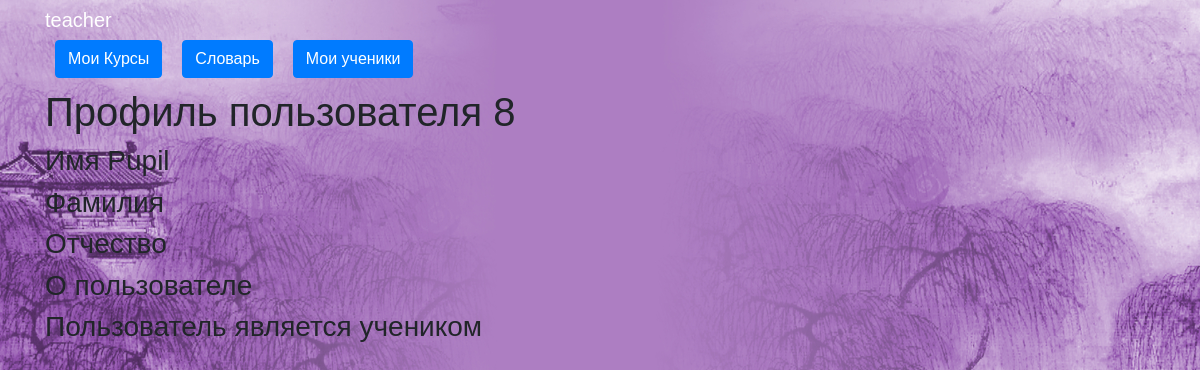
Before: /profile/8 (signed in) with the older database file.
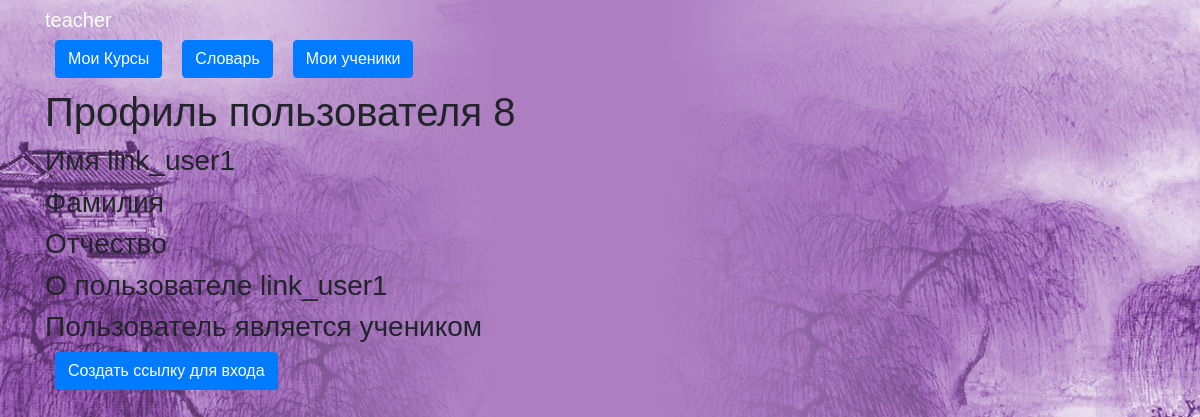
After: the same page with the newer database file.
### data/users.py (models this page shows, shortened)
class User(SqlAlchemyBase, UserMixin, SerializerMixin):
    __tablename__ = 'users'
    id = sqlalchemy.Column(sqlalchemy.Integer,
                           primary_key=True, autoincrement=True)
    name = sqlalchemy.Column(sqlalchemy.String, nullable=True)
    last_name = sqlalchemy.Column(sqlalchemy.String, nullable=True)
    patronymic = sqlalchemy.Column(sqlalchemy.String, nullable=True)
    email = sqlalchemy.Column(sqlalchemy.String,
                              index=True, unique=True, nullable=True)
    about = sqlalchemy.Column(sqlalchemy.String, nullable=True)
    hashed_password = sqlalchemy.Column(sqlalchemy.String, nullable=True)
    teacher = sqlalchemy.Column(sqlalchemy.Boolean, nullable=True)
    creator = sqlalchemy.Column(sqlalchemy.Integer, nullable=True)
    courses = orm.relation("Courses",
                           secondary="users_to_course",
                           backref="users")
    words = orm.relation("Words", back_populates='user')
    hash_token = sqlalchemy.Column(sqlalchemy.Integer, nullable=True, unique=True)

### main.py (the view)
@app.route('/profile/<int:user_id>', methods=['GET', 'POST'])
def user_profile(user_id):
    db_sess = db_session.create_session()
    if current_user.id == user_id:
        return render_template('profile.html', user=current_user, is_owner=1)
    profile_user = db_sess.query(User).get(user_id)
    return render_template('profile.html', user=profile_user, is_owner=0)

### data/db_session.py (called while the page is built)
def create_session() -> Session:
    global __factory
    return __factory()

### main.py (called while the page is built)
@login_manager.user_loader
def load_user(user_id):
    db_sess = db_session.create_session()
    return db_sess.query(User).get(user_id)

### templates/profile.html
{% extends "base.html" %}
{% block content %}
<h1>Профиль пользователя {{ user.id }}</h1>
<h3>Имя {{ user.name }}</h3>
<h3>Фамилия {{ user.last_name }}</h3>
<h3>Отчество {{ user.patronymic }}</h3>
<h3>О пользователе {{ user.about }}</h3>
{% if user.teacher %}
<h3>Пользователь является учителем</h3>
{% else %}
<h3>Пользователь является учеником</h3>
{% endif %}
{% if is_owner %}
<a href="/change_profile" class="btn btn-primary">Изменить аккаунт</a>
<a href="/logout" class="btn btn-primary">Выйти из аккаунта</a>
<a href="/delete_user/{{ user.id }}" class="btn btn-primary">Удалить аккаунт</a>
{% else %}
    {% if current_user.id == user.creator %}
        <a class="btn btn-primary" href="/generate_link/{{ user.id }}">Создать ссылку для входа</a>
    {% endif %}
{% endif %}
{% endblock %}

### templates/base.html (shortened to what this page needs)
<!doctype html>
<html lang="en">
<head>
    <link rel="stylesheet"
          href="https://stackpath.bootstrapcdn.com/bootstrap/4.4.1/css/bootstrap.min.css"
>
    <link rel="stylesheet" href="/static/style.css">
</head>
<body>
<header class="header">
    <div class="container">
        <div class="header_inner">
            <nav>
                {% if current_user.is_authenticated %}
                <a class="navbar-brand" href="/profile/{{ current_user.id }}" style="color: white;">
                    {{ current_user.name}}</a>
                {% endif %}
                {% if current_user.is_authenticated %}
                <div class="nav" id="up buttons">
                    <a id="nav button 1" class="btn btn-primary" href="/courses" style="color: white;">Мои Курсы</a>
                    <a id="nav button 2" class="btn btn-primary" href="/dictionary" style="color: white;">Словарь</a>
                    {% if current_user.teacher %}
                    <a id="nav button 3" class="btn btn-primary" href="/pupils" style="color: white;">Мои ученики</a>
                    {% endif %}
                </div>
                {% endif %}
            </nav>
        </div>
    </div>
</header>
<main role="main" class="container">
    {% block content %}{% endblock %}
</main>
</body>
</html>

### static/style.css (style rules this page uses)
body { font-family: 'Montserrat', sans-serif; font-size: 15px; color: #33; background: url('background_paint.jpg'); -webkit-background-size: cover; background-size: cover; }
.header { width: 100%; top: 0; left: 0; right: 0; z-index: 1000; }
.navbar-brand { color: #fff; position: relative; }
.btn { margin: 0 10px; margin-bottom: 10px; }
.btn-primary { display: inline-block; vertical-align: top; color: white; }

Changed rows visible on the page:
changed User id 8: name "Pupil" → "link_user1"; about (not shown) → "link_user1"; creator 7 → 1 (drawn)
Other visible differences:
text now shown: "Создать ссылку для входа"
